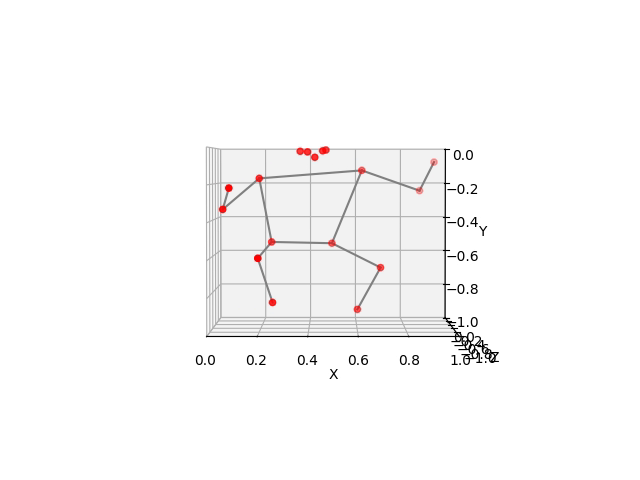
#> input picture frame 48 of pose_3d_test.mp4, 640 x 480 px, given in place of knee_side.mp4, which was not available
$ python Labeling.py
#> lines starting #> are read from the running program, lines starting #| are printed output that depends on the picture
import cv2 as cv
import numpy as np
import pandas as pd
import os
#D는 프레임 버리기, S는 시작점, 1은 TRUE, 2는 허리, 다리오무림, 3은 무릎, 다리벌림

labeling= []
save_csv_dir = './train_data_side/label_csv/knee_side.csv'
video_path = './raw_data/knee_side.mp4'
save_dir = './train_data_side/knee_side'
if not os.path.exists(save_dir):
    os.makedirs(save_dir)

save_dir = save_dir+'/'
video = cv.VideoCapture(video_path)
count = 0
start = 0
while True:
    ret,frame = video.read()
#> frame is the input picture: shape (480, 640, 3); mean B, G, R 249.7, 249.7, 250.2
    if count % 5 ==0:
        if not ret:
            break
        print(frame.shape)
#| (480, 640, 3)
        frame = cv.resize(frame,(400,732),interpolation=cv.INTER_AREA)
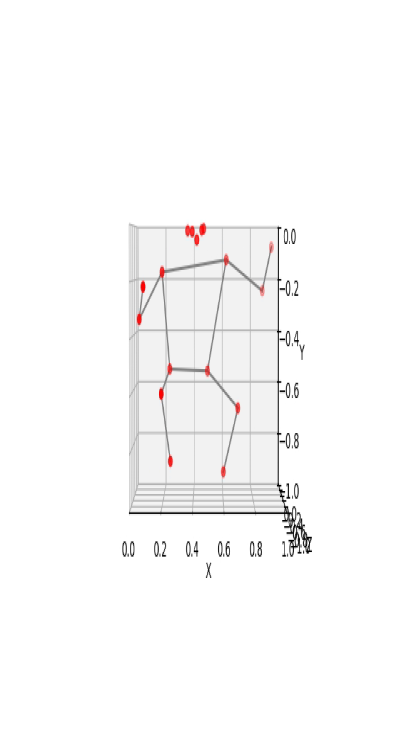
#> frame: shape (732, 400, 3); mean B, G, R 249.7, 249.7, 250.1
        cv.imshow('a',frame)
        key = cv.waitKey() & 0xFF
#> (key Esc is pressed here)

        if key == ord('1'):  # true
            labeling.append(1)
            cv.imwrite(save_dir+str(count)+'.jpg',frame)
        elif key == ord('2'):  #false
            labeling.append(2) # 다리 오무림
            cv.imwrite(save_dir+str(count)+'.jpg',frame)
        elif key == ord('3'): # 다리벌림
            labeling.append(3)
            cv.imwrite(save_dir+str(count)+'.jpg',frame)
        elif key == ord('s'):
            labeling.append('start')
            start += 1
            print(start)
            cv.imwrite(save_dir+str(count)+'.jpg',frame)
        elif key == ord('d'):
            labeling.append('dump')

    count+=1

cv.destroyAllWindows()

print(labeling)

labeling = np.array(labeling)

df = pd.DataFrame(labeling)
df.to_csv(save_csv_dir)

$ run again, starting later in the video
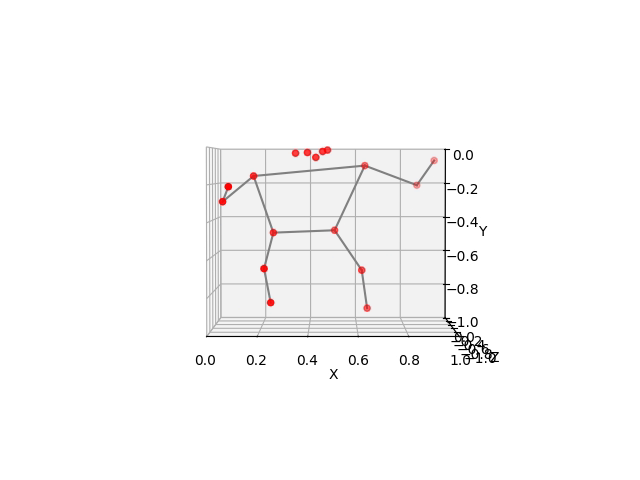
#> input picture frame 216 of pose_3d_test.mp4, 640 x 480 px, given in place of knee_side.mp4, which was not available
#> frame is the input picture: shape (480, 640, 3); mean B, G, R 249.8, 249.8, 250.2
#| (480, 640, 3)
#> `frame = cv.resize(frame,(400,732),interpolation=cv.INTER_AREA)`:
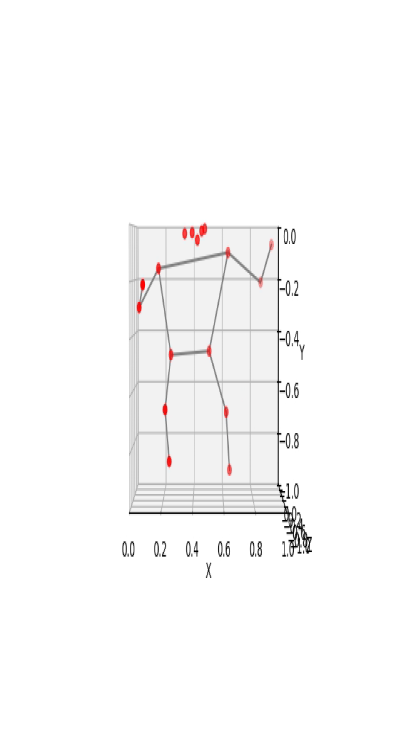
#> frame: shape (732, 400, 3); mean B, G, R 249.7, 249.7, 250.2

$ run again, starting later in the video
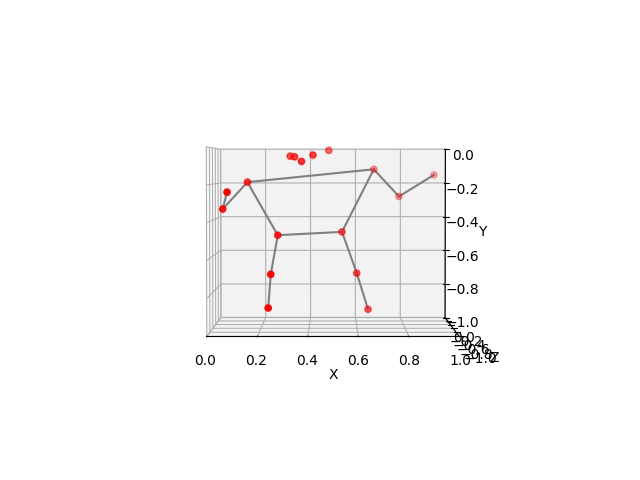
#> input picture frame 384 of pose_3d_test.mp4, 640 x 480 px, given in place of knee_side.mp4, which was not available
#> frame is the input picture: shape (480, 640, 3); mean B, G, R 249.8, 249.8, 250.2
#| (480, 640, 3)
#> `frame = cv.resize(frame,(400,732),interpolation=cv.INTER_AREA)`:
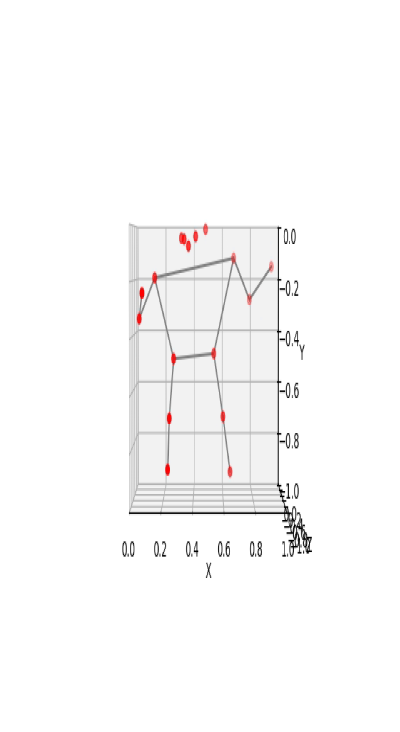
#> frame: shape (732, 400, 3); mean B, G, R 249.7, 249.7, 250.2
